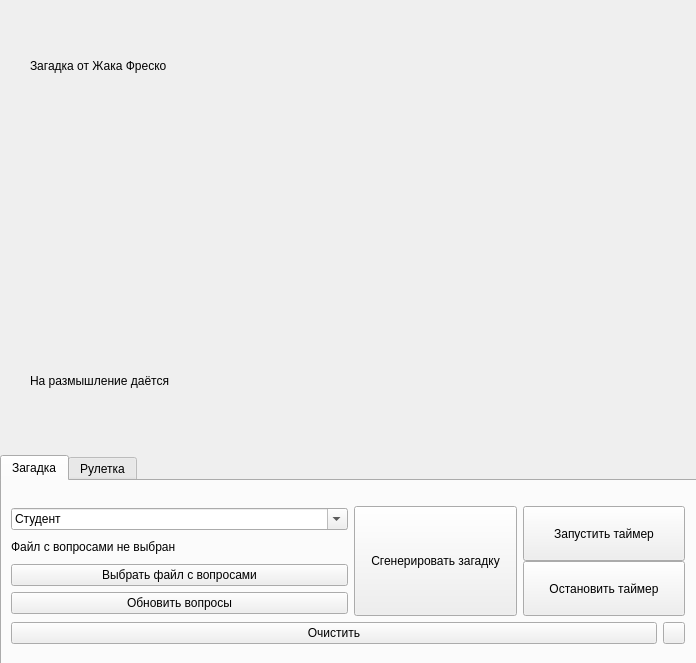
<?xml version="1.0" encoding="UTF-8"?>
<ui version="4.0">
 <class>FrescoWindowUi</class>
 <widget class="QMainWindow" name="FrescoWindowUi">
  <property name="enabled">
   <bool>true</bool>
  </property>
  <property name="geometry">
   <rect>
    <x>0</x>
    <y>0</y>
    <width>696</width>
    <height>663</height>
   </rect>
  </property>
  <property name="sizePolicy">
   <sizepolicy hsizetype="Minimum" vsizetype="Fixed">
    <horstretch>0</horstretch>
    <verstretch>0</verstretch>
   </sizepolicy>
  </property>
  <property name="windowTitle">
   <string>Загадка от Жака Фреско</string>
  </property>
  <widget class="QWidget" name="centralwidget">
   <widget class="QLabel" name="img_label">
    <property name="geometry">
     <rect>
      <x>0</x>
      <y>0</y>
      <width>701</width>
      <height>461</height>
     </rect>
    </property>
    <property name="text">
     <string/>
    </property>
   </widget>
   <widget class="QLabel" name="total_time_label">
    <property name="geometry">
     <rect>
      <x>30</x>
      <y>400</y>
      <width>231</width>
      <height>51</height>
     </rect>
    </property>
    <property name="font">
     <font>
      <pointsize>30</pointsize>
      <weight>50</weight>
      <bold>false</bold>
     </font>
    </property>
    <property name="text">
     <string/>
    </property>
   </widget>
   <widget class="QLabel" name="question_label">
    <property name="geometry">
     <rect>
      <x>30</x>
      <y>110</y>
      <width>411</width>
      <height>241</height>
     </rect>
    </property>
    <property name="font">
     <font>
      <pointsize>25</pointsize>
      <weight>50</weight>
      <bold>false</bold>
     </font>
    </property>
    <property name="text">
     <string/>
    </property>
    <property name="alignment">
     <set>Qt::AlignVCenter</set>
    </property>
   </widget>
   <widget class="QLabel" name="const_upper_label">
    <property name="geometry">
     <rect>
      <x>30</x>
      <y>30</y>
      <width>481</width>
      <height>71</height>
     </rect>
    </property>
    <property name="text">
     <string>Загадка от Жака Фреско</string>
    </property>
   </widget>
   <widget class="QLabel" name="const_lower_label">
    <property name="geometry">
     <rect>
      <x>30</x>
      <y>360</y>
      <width>441</width>
      <height>41</height>
     </rect>
    </property>
    <property name="text">
     <string>На размышление даётся</string>
    </property>
   </widget>
   <widget class="QLabel" name="remaining_time_label">
    <property name="geometry">
     <rect>
      <x>510</x>
      <y>70</y>
      <width>131</width>
      <height>41</height>
     </rect>
    </property>
    <property name="text">
     <string/>
    </property>
    <property name="alignment">
     <set>Qt::AlignCenter</set>
    </property>
   </widget>
   <widget class="QTabWidget" name="main_tab_widget">
    <property name="geometry">
     <rect>
      <x>0</x>
      <y>455</y>
      <width>701</width>
      <height>221</height>
     </rect>
    </property>
    <property name="styleSheet">
     <string notr="true"/>
    </property>
    <property name="tabShape">
     <enum>QTabWidget::Rounded</enum>
    </property>
    <property name="currentIndex">
     <number>0</number>
    </property>
    <property name="tabBarAutoHide">
     <bool>false</bool>
    </property>
    <widget class="QWidget" name="tab">
     <attribute name="title">
      <string>Загадка</string>
     </attribute>
     <layout class="QVBoxLayout" name="verticalLayout_3">
      <item>
       <spacer name="verticalSpacer">
        <property name="orientation">
         <enum>Qt::Vertical</enum>
        </property>
        <property name="sizeType">
         <enum>QSizePolicy::Fixed</enum>
        </property>
        <property name="sizeHint" stdset="0">
         <size>
          <width>10</width>
          <height>5</height>
         </size>
        </property>
       </spacer>
      </item>
      <item>
       <layout class="QGridLayout" name="gridLayout">
        <item row="0" column="0">
         <layout class="QVBoxLayout" name="verticalLayout">
          <item>
           <layout class="QVBoxLayout" name="verticalLayout_4">
            <item>
             <widget class="QComboBox" name="names_combo_box">
              <property name="minimumSize">
               <size>
                <width>0</width>
                <height>22</height>
               </size>
              </property>
              <property name="maximumSize">
               <size>
                <width>16777215</width>
                <height>22</height>
               </size>
              </property>
              <property name="editable">
               <bool>true</bool>
              </property>
              <item>
               <property name="text">
                <string>Студент</string>
               </property>
              </item>
             </widget>
            </item>
            <item>
             <widget class="QLabel" name="questions_count_label">
              <property name="minimumSize">
               <size>
                <width>0</width>
                <height>22</height>
               </size>
              </property>
              <property name="maximumSize">
               <size>
                <width>16777215</width>
                <height>22</height>
               </size>
              </property>
              <property name="text">
               <string>Файл с вопросами не выбран</string>
              </property>
             </widget>
            </item>
            <item>
             <widget class="QPushButton" name="select_questions_file_button">
              <property name="minimumSize">
               <size>
                <width>0</width>
                <height>22</height>
               </size>
              </property>
              <property name="maximumSize">
               <size>
                <width>16777215</width>
                <height>22</height>
               </size>
              </property>
              <property name="text">
               <string>Выбрать файл с вопросами</string>
              </property>
             </widget>
            </item>
            <item>
             <widget class="QPushButton" name="refresh_questions_button">
              <property name="minimumSize">
               <size>
                <width>0</width>
                <height>22</height>
               </size>
              </property>
              <property name="maximumSize">
               <size>
                <width>16777215</width>
                <height>22</height>
               </size>
              </property>
              <property name="text">
               <string>Обновить вопросы</string>
              </property>
             </widget>
            </item>
           </layout>
          </item>
         </layout>
        </item>
        <item row="0" column="1">
         <layout class="QHBoxLayout" name="horizontalLayout_2">
          <property name="leftMargin">
           <number>0</number>
          </property>
          <property name="rightMargin">
           <number>5</number>
          </property>
          <item>
           <widget class="QPushButton" name="generate_riddle_button">
            <property name="minimumSize">
             <size>
              <width>100</width>
              <height>110</height>
             </size>
            </property>
            <property name="maximumSize">
             <size>
              <width>16777215</width>
              <height>110</height>
             </size>
            </property>
            <property name="text">
             <string>Сгенерировать загадку</string>
            </property>
           </widget>
          </item>
          <item>
           <layout class="QVBoxLayout" name="verticalLayout_2">
            <property name="spacing">
             <number>0</number>
            </property>
            <item>
             <widget class="QPushButton" name="start_timer_button">
              <property name="minimumSize">
               <size>
                <width>0</width>
                <height>55</height>
               </size>
              </property>
              <property name="maximumSize">
               <size>
                <width>16777215</width>
                <height>55</height>
               </size>
              </property>
              <property name="text">
               <string>Запустить таймер</string>
              </property>
             </widget>
            </item>
            <item>
             <widget class="QPushButton" name="stop_timer_button">
              <property name="minimumSize">
               <size>
                <width>0</width>
                <height>55</height>
               </size>
              </property>
              <property name="maximumSize">
               <size>
                <width>16777215</width>
                <height>55</height>
               </size>
              </property>
              <property name="text">
               <string>Остановить таймер</string>
              </property>
             </widget>
            </item>
           </layout>
          </item>
         </layout>
        </item>
        <item row="2" column="0" colspan="2">
         <layout class="QHBoxLayout" name="horizontalLayout">
          <property name="rightMargin">
           <number>5</number>
          </property>
          <item>
           <widget class="QPushButton" name="clear_button">
            <property name="minimumSize">
             <size>
              <width>0</width>
              <height>22</height>
             </size>
            </property>
            <property name="maximumSize">
             <size>
              <width>16777215</width>
              <height>22</height>
             </size>
            </property>
            <property name="text">
             <string>Очистить</string>
            </property>
           </widget>
          </item>
          <item>
           <widget class="QPushButton" name="switch_theme_button">
            <property name="maximumSize">
             <size>
              <width>22</width>
              <height>22</height>
             </size>
            </property>
            <property name="text">
             <string/>
            </property>
           </widget>
          </item>
         </layout>
        </item>
       </layout>
      </item>
      <item>
       <spacer name="verticalSpacer_2">
        <property name="orientation">
         <enum>Qt::Vertical</enum>
        </property>
        <property name="sizeType">
         <enum>QSizePolicy::Fixed</enum>
        </property>
        <property name="sizeHint" stdset="0">
         <size>
          <width>20</width>
          <height>10</height>
         </size>
        </property>
       </spacer>
      </item>
     </layout>
    </widget>
    <widget class="QWidget" name="tab_2">
     <attribute name="title">
      <string>Рулетка</string>
     </attribute>
     <layout class="QGridLayout" name="gridLayout_3">
      <item row="1" column="4">
       <spacer name="horizontalSpacer_2">
        <property name="orientation">
         <enum>Qt::Horizontal</enum>
        </property>
        <property name="sizeHint" stdset="0">
         <size>
          <width>40</width>
          <height>20</height>
         </size>
        </property>
       </spacer>
      </item>
      <item row="1" column="0">
       <spacer name="horizontalSpacer_4">
        <property name="orientation">
         <enum>Qt::Horizontal</enum>
        </property>
        <property name="sizeHint" stdset="0">
         <size>
          <width>40</width>
          <height>20</height>
         </size>
        </property>
       </spacer>
      </item>
      <item row="1" column="1">
       <layout class="QGridLayout" name="gridLayout_2">
        <item row="1" column="2">
         <widget class="QSpinBox" name="attempts_count_spin_box">
          <property name="maximumSize">
           <size>
            <width>51</width>
            <height>101</height>
           </size>
          </property>
          <property name="font">
           <font>
            <pointsize>23</pointsize>
            <weight>75</weight>
            <bold>true</bold>
           </font>
          </property>
          <property name="styleSheet">
           <string notr="true"/>
          </property>
          <property name="alignment">
           <set>Qt::AlignCenter</set>
          </property>
          <property name="buttonSymbols">
           <enum>QAbstractSpinBox::UpDownArrows</enum>
          </property>
          <property name="minimum">
           <number>1</number>
          </property>
          <property name="maximum">
           <number>26</number>
          </property>
         </widget>
        </item>
        <item row="0" column="2">
         <widget class="QLabel" name="attempts_count_label">
          <property name="sizePolicy">
           <sizepolicy hsizetype="Preferred" vsizetype="Fixed">
            <horstretch>0</horstretch>
            <verstretch>0</verstretch>
           </sizepolicy>
          </property>
          <property name="text">
           <string>Попытки</string>
          </property>
          <property name="alignment">
           <set>Qt::AlignCenter</set>
          </property>
         </widget>
        </item>
        <item row="0" column="0">
         <widget class="QLabel" name="cells_count_label">
          <property name="sizePolicy">
           <sizepolicy hsizetype="Preferred" vsizetype="Fixed">
            <horstretch>0</horstretch>
            <verstretch>0</verstretch>
           </sizepolicy>
          </property>
          <property name="text">
           <string>Всего</string>
          </property>
          <property name="alignment">
           <set>Qt::AlignCenter</set>
          </property>
         </widget>
        </item>
        <item row="1" column="1">
         <layout class="QHBoxLayout" name="horizontalLayout_3">
          <item>
           <spacer name="horizontalSpacer_5">
            <property name="orientation">
             <enum>Qt::Horizontal</enum>
            </property>
            <property name="sizeHint" stdset="0">
             <size>
              <width>40</width>
              <height>20</height>
             </size>
            </property>
           </spacer>
          </item>
          <item>
           <widget class="QSpinBox" name="win_cells_count_spin_box">
            <property name="sizePolicy">
             <sizepolicy hsizetype="Fixed" vsizetype="Fixed">
              <horstretch>0</horstretch>
              <verstretch>0</verstretch>
             </sizepolicy>
            </property>
            <property name="maximumSize">
             <size>
              <width>51</width>
              <height>101</height>
             </size>
            </property>
            <property name="font">
             <font>
              <pointsize>23</pointsize>
              <weight>75</weight>
              <bold>true</bold>
             </font>
            </property>
            <property name="styleSheet">
             <string notr="true"/>
            </property>
            <property name="alignment">
             <set>Qt::AlignCenter</set>
            </property>
            <property name="buttonSymbols">
             <enum>QAbstractSpinBox::UpDownArrows</enum>
            </property>
            <property name="showGroupSeparator" stdset="0">
             <bool>false</bool>
            </property>
            <property name="minimum">
             <number>0</number>
            </property>
            <property name="maximum">
             <number>26</number>
            </property>
           </widget>
          </item>
          <item>
           <spacer name="horizontalSpacer_6">
            <property name="orientation">
             <enum>Qt::Horizontal</enum>
            </property>
            <property name="sizeHint" stdset="0">
             <size>
              <width>40</width>
              <height>20</height>
             </size>
            </property>
           </spacer>
          </item>
         </layout>
        </item>
        <item row="1" column="0">
         <widget class="QSpinBox" name="cells_count_spin_box">
          <property name="sizePolicy">
           <sizepolicy hsizetype="Fixed" vsizetype="Fixed">
            <horstretch>0</horstretch>
            <verstretch>0</verstretch>
           </sizepolicy>
          </property>
          <property name="maximumSize">
           <size>
            <width>51</width>
            <height>101</height>
           </size>
          </property>
          <property name="font">
           <font>
            <pointsize>24</pointsize>
            <weight>75</weight>
            <bold>true</bold>
           </font>
          </property>
          <property name="autoFillBackground">
           <bool>false</bool>
          </property>
          <property name="styleSheet">
           <string notr="true"/>
          </property>
          <property name="alignment">
           <set>Qt::AlignCenter</set>
          </property>
          <property name="buttonSymbols">
           <enum>QAbstractSpinBox::UpDownArrows</enum>
          </property>
          <property name="accelerated">
           <bool>false</bool>
          </property>
          <property name="minimum">
           <number>3</number>
          </property>
          <property name="maximum">
           <number>26</number>
          </property>
          <property name="value">
           <number>26</number>
          </property>
         </widget>
        </item>
        <item row="0" column="1">
         <widget class="QLabel" name="win_count_label">
          <property name="sizePolicy">
           <sizepolicy hsizetype="Preferred" vsizetype="Fixed">
            <horstretch>0</horstretch>
            <verstretch>0</verstretch>
           </sizepolicy>
          </property>
          <property name="text">
           <string>Победных</string>
          </property>
          <property name="alignment">
           <set>Qt::AlignCenter</set>
          </property>
         </widget>
        </item>
       </layout>
      </item>
      <item row="0" column="2">
       <spacer name="verticalSpacer_4">
        <property name="orientation">
         <enum>Qt::Vertical</enum>
        </property>
        <property name="sizeHint" stdset="0">
         <size>
          <width>10</width>
          <height>20</height>
         </size>
        </property>
       </spacer>
      </item>
      <item row="2" column="2">
       <spacer name="verticalSpacer_3">
        <property name="orientation">
         <enum>Qt::Vertical</enum>
        </property>
        <property name="sizeHint" stdset="0">
         <size>
          <width>20</width>
          <height>40</height>
         </size>
        </property>
       </spacer>
      </item>
      <item row="1" column="3">
       <widget class="QPushButton" name="roulette_button">
        <property name="minimumSize">
         <size>
          <width>290</width>
          <height>130</height>
         </size>
        </property>
        <property name="maximumSize">
         <size>
          <width>290</width>
          <height>16777215</height>
         </size>
        </property>
        <property name="text">
         <string>Рулетка</string>
        </property>
       </widget>
      </item>
      <item row="1" column="2">
       <spacer name="horizontalSpacer">
        <property name="orientation">
         <enum>Qt::Horizontal</enum>
        </property>
        <property name="sizeHint" stdset="0">
         <size>
          <width>40</width>
          <height>20</height>
         </size>
        </property>
       </spacer>
      </item>
     </layout>
    </widget>
   </widget>
  </widget>
 </widget>
 <tabstops>
  <tabstop>generate_riddle_button</tabstop>
  <tabstop>start_timer_button</tabstop>
  <tabstop>stop_timer_button</tabstop>
 </tabstops>
 <resources/>
 <connections/>
</ui>
